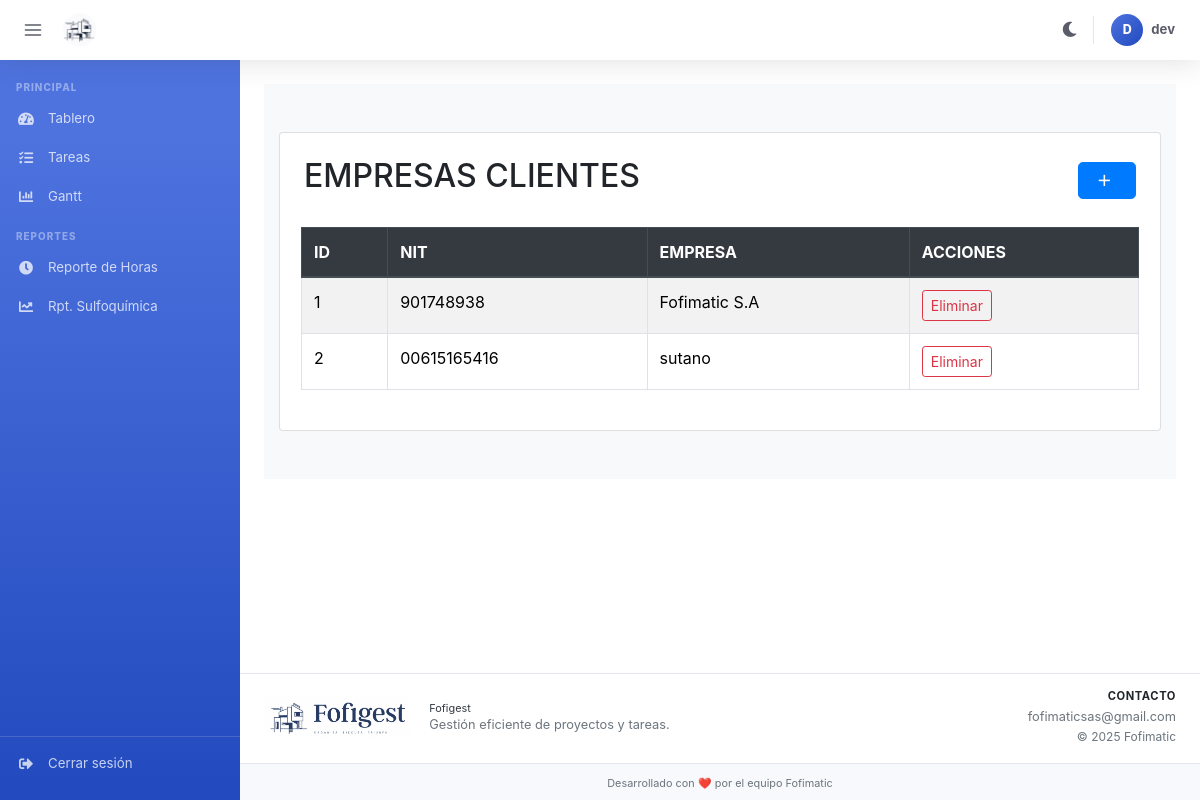
/empresa (signed in), run on the app's committed database.
### models/models.py (models this page shows, shortened)
class Usuarios(UserMixin,db.Model):
    __tablename__ = 'usuarios'
    id = db.Column(db.Integer, primary_key=True)
    nombres = db.Column(db.String(50))
    apellidos = db.Column(db.String(50))
    correo = db.Column(db.String(100), unique=True)
    contraseña = db.Column(db.String(256))  # Ampliado para hashes werkzeug
    empresa = db.Column(db.String(50))
    permisos = db.Column(db.String(20))
    otp_code = db.Column(db.String(6), nullable=True)
    otp_expiry = db.Column(db.DateTime, nullable=True)

class Empresas(db.Model):
    id = db.Column(db.Integer, primary_key=True)
    nit = db.Column(db.String(20), nullable=False, unique=True)
    empresa = db.Column(db.String(100), nullable=False)

### app.py (the view, shortened to what this page needs)
@app.route('/empresa', methods=['GET', 'POST'])
@login_required
def empresa():
    form = EmpresaForm()
    host = config.config["host"]
    empresas = models.Empresas.query.all()
    return render_template('empresas.html', empresas=empresas, form=form,host=host)

### app.py (called while the page is built)
@login_manager.user_loader
def load_user(user_id):
    return models.Usuarios.query.get(int(user_id))

@app.context_processor
def inject_user():
    return dict(username=session.get('username'))

### templates/empresas.html (shortened to what this page needs)
{% extends 'Base.html' %}
{% block content %}
<link href="https://stackpath.bootstrapcdn.com/bootstrap/4.5.2/css/bootstrap.min.css" rel="stylesheet">
<div class="container-fluid bg-light py-5">
    <div class="card p-4">
        <div class="d-flex justify-content-between align-items-center mb-4">
            <h2 class="text-center">EMPRESAS CLIENTES</h2>
            <button type="button" class="btn btn-primary btn-lg" data-bs-toggle="modal" data-bs-target="#Nueva_empresas">
                <span class="material-icons-outlined">add</span>
            </button>
        </div>
        <div class="row">
            <div class="table-responsive">
                <table class="table table-bordered table-striped table-hover" id="dataTable" width="100%" cellspacing="0">
                    <thead class="thead-dark">
                        <tr>
                            <th class="id-column">ID</th>
                            <th>NIT</th>
                            <th>EMPRESA</th>
                            <th>ACCIONES</th>
                        </tr>
                    </thead>
                    <tbody>
                        {% for empresa in empresas %}
                        <tr>
                            <td class="id-column">{{ empresa.id }}</td>
                            <td>{{ empresa.nit }}</td>
                            <td>{{ empresa.empresa }}</td>
                            <td>
                                <button type="button" onclick="deleteEmpresa({{ empresa.id }})" class="btn btn-sm btn-outline-danger eliminar-btn">
                                    <span class="desktop-text">Eliminar</span>
                                </button>
                            </td>
                        </tr>
                        {% endfor %}
                    </tbody>
                </table>
            </div>
        </div>
    </div>
</div>
{% endblock %}

### templates/Base.html (shortened to what this page needs)
<!doctype html>
<html lang="es">
<head>
  <link rel="stylesheet" href="https://cdnjs.cloudflare.com/ajax/libs/font-awesome/5.15.4/css/all.min.css">
  <link href="https://cdn.jsdelivr.net/npm/bootstrap@5.3.3/dist/css/bootstrap.min.css" rel="stylesheet">
  <link rel="stylesheet" href="https://unpkg.com/frappe-gantt/dist/frappe-gantt.css">
</head>
<body>
  <div id="page-content" style="display:none">
    <nav class="topbar" role="banner" aria-label="Barra de navegación superior">
      <button class="topbar-toggle" id="sidebar-toggle"
              aria-label="Alternar menú lateral" title="Alternar menú">
        <svg viewBox="0 0 24 24" fill="none" stroke-width="2"
             stroke-linecap="round" stroke-linejoin="round">
          <line x1="3" y1="6"  x2="21" y2="6"/>
          <line x1="3" y1="12" x2="21" y2="12"/>
          <line x1="3" y1="18" x2="21" y2="18"/>
        </svg>
      </button>
      <a href="/" class="topbar-brand" aria-label="Fofigest — Inicio">
        <img src="{{ url_for('static', filename='img/logo_F-Photoroom.png') }}"
             class="topbar-logo" alt="Fofigest logo">
      </a>
      <div class="topbar-actions">
        <button class="topbar-btn" id="modoToggle"
                onclick="alternarModo()" title="Alternar modo oscuro / claro"
                aria-label="Alternar modo oscuro">
          <i class="fas fa-moon"></i>
        </button>
        <a href="logout" class="topbar-user" title="Cerrar sesión">
          <div class="topbar-avatar">
            {{ session.get('username', '?')[0] | upper }}
          </div>
          <span class="topbar-username">
            {{ session.get('username', '') }}
          </span>
        </a>
      </div>
    </nav>
    <div class="app-body">
      {% if session.get('username') == "admin" %}
      <aside class="sidebar" id="sidebar" aria-label="Navegación principal">
        <nav class="sidebar-nav">
          <ul class="sidebar-menu sidebar-body">
            <li class="sidebar-heading">Principal</li>
            <li class="sidebar-item">
              <a class="sidebar-link" href="tablero" data-tooltip="Tablero">
                <i class="fas fa-tachometer-alt sidebar-icon"></i>
                <span class="sidebar-label">Tablero</span>
              </a>
            </li>
            <li class="sidebar-item">
              <a class="sidebar-link" href="tareas" data-tooltip="Tareas">
                <i class="fas fa-tasks sidebar-icon"></i>
                <span class="sidebar-label">Tareas</span>
              </a>
            </li>
            <li class="sidebar-item">
              <a class="sidebar-link" href="proyectos" data-tooltip="Proyectos">
                <i class="fas fa-project-diagram sidebar-icon"></i>
                <span class="sidebar-label">Proyectos</span>
              </a>
            </li>
            <li class="sidebar-item">
              <a class="sidebar-link" href="gannt" data-tooltip="Gantt">
                <i class="fas fa-chart-bar sidebar-icon"></i>
                <span class="sidebar-label">Gantt</span>
              </a>
            </li>
            <li class="sidebar-heading">Reportes</li>
            <li class="sidebar-item">
              <a class="sidebar-link"
                 href="/Reporte-Horas{{ session['empresa'] }}"
                 data-tooltip="Reporte de Horas">
                <i class="fas fa-clock sidebar-icon"></i>
                <span class="sidebar-label">Reporte de Horas</span>
              </a>
            </li>
            <li class="sidebar-item">
              <a class="sidebar-link"
                 href="reporte_horas_sulfoquimica"
                 data-tooltip="Reporte Sulfoquímica">
                <i class="fas fa-chart-line sidebar-icon"></i>
                <span class="sidebar-label">Rpt. Sulfoquímica</span>
              </a>
            </li>
            <li class="sidebar-heading">Administración</li>
            <li class="sidebar-item">
              <a class="sidebar-link" href="empresa" data-tooltip="Empresas">
                <i class="fas fa-building sidebar-icon"></i>
                <span class="sidebar-label">Empresas</span>
              </a>
            </li>
            <li class="sidebar-item">
              <a class="sidebar-link" href="usuarios_admin" data-tooltip="Usuarios">
                <i class="fas fa-users-cog sidebar-icon"></i>
                <span class="sidebar-label">Usuarios</span>
              </a>
            </li>
            <li class="sidebar-item">
              <a class="sidebar-link" href="upload" data-tooltip="Tareas Masivas">
                <i class="fas fa-database sidebar-icon"></i>
                <span class="sidebar-label">Tareas Masivas</span>
              </a>
            </li>
            <li class="sidebar-item">
              <a class="sidebar-link" href="download-backup" data-tooltip="Descarga DB">
                <i class="fas fa-download sidebar-icon"></i>
                <span class="sidebar-label">Descarga DB</span>
              </a>
            </li>
            <li class="sidebar-item">
              <a class="sidebar-link" href="log" data-tooltip="Log del sistema">
                <i class="fas fa-file-alt sidebar-icon"></i>
                <span class="sidebar-label">Log del sistema</span>
              </a>
            </li>
          </ul>
          <div class="sidebar-footer">
            <ul class="sidebar-menu">
              <li class="sidebar-item">
                <a class="sidebar-link" href="logout" data-tooltip="Cerrar sesión">
                  <i class="fas fa-sign-out-alt sidebar-icon"></i>
                  <span class="sidebar-label">Cerrar sesión</span>
                </a>
              </li>
            </ul>
          </div>
        </nav>
      </aside>
      {% elif session.get('username') == "dev" %}
      <aside class="sidebar" id="sidebar" aria-label="Navegación principal">
        <nav class="sidebar-nav">
          <ul class="sidebar-menu sidebar-body">
            <li class="sidebar-heading">Principal</li>
            <li class="sidebar-item">
              <a class="sidebar-link" href="tablero" data-tooltip="Tablero">
                <i class="fas fa-tachometer-alt sidebar-icon"></i>
                <span class="sidebar-label">Tablero</span>
              </a>
            </li>
            <li class="sidebar-item">
              <a class="sidebar-link" href="tareas" data-tooltip="Tareas">
                <i class="fas fa-tasks sidebar-icon"></i>
                <span class="sidebar-label">Tareas</span>
              </a>
            </li>
            <li class="sidebar-item">
              <a class="sidebar-link" href="gannt" data-tooltip="Gantt">
                <i class="fas fa-chart-bar sidebar-icon"></i>
                <span class="sidebar-label">Gantt</span>
              </a>
            </li>
            <li class="sidebar-heading">Reportes</li>
            <li class="sidebar-item">
              <a class="sidebar-link"
                 href="/Reporte-Horas{{ session['empresa'] }}"
                 data-tooltip="Reporte de Horas">
                <i class="fas fa-clock sidebar-icon"></i>
                <span class="sidebar-label">Reporte de Horas</span>
              </a>
            </li>
            <li class="sidebar-item">
              <a class="sidebar-link"
                 href="reporte_horas_sulfoquimica"
                 data-tooltip="Reporte Sulfoquímica">
                <i class="fas fa-chart-line sidebar-icon"></i>
                <span class="sidebar-label">Rpt. Sulfoquímica</span>
              </a>
            </li>
          </ul>
          <div class="sidebar-footer">
            <ul class="sidebar-menu">
              <li class="sidebar-item">
                <a class="sidebar-link" href="logout" data-tooltip="Cerrar sesión">
                  <i class="fas fa-sign-out-alt sidebar-icon"></i>
                  <span class="sidebar-label">Cerrar sesión</span>
                </a>
              </li>
            </ul>
          </div>
        </nav>
      </aside>
      {% endif %}
      <main class="main-content {% if not session.get('username') %}no-sidebar{% endif %}"
            id="main-content" role="main">
        <div class="content-wrapper">
          {% block content %}{% endblock %}
        </div>
        <footer>
          <div class="container-fluid px-4 py-3">
            <div class="row align-items-center">
              <div class="col-lg-6 mb-3 mb-lg-0 d-flex align-items-center gap-3">
                <img src="{{ url_for('static', filename='img/Fofigest.png') }}"
                     alt="Fofigest" style="max-height:46px">
                <div>
                  <h5 class="mb-0 text-dark small">Fofigest</h5>
                  <p class="mb-0 text-muted" style="font-size:.8rem">
                    Gestión eficiente de proyectos y tareas.
                  </p>
                </div>
              </div>
              <div class="col-lg-3 offset-lg-3 text-start text-lg-end">
                <h5 class="text-uppercase mb-1" style="font-size:.7rem;letter-spacing:.05em">Contacto</h5>
                <a href="mailto:fofimaticsas@gmail.com"
                   class="text-muted text-decoration-none d-block" style="font-size:.8rem">
                  fofimaticsas@gmail.com
                </a>
                <span class="text-muted" style="font-size:.75rem">© 2025 Fofimatic</span>
              </div>
            </div>
          </div>
          <div class="text-center py-2"
               style="background:var(--bg-page);border-top:1px solid var(--border-color)">
            <small class="text-muted">Desarrollado con ❤️ por el equipo Fofimatic</small>
          </div>
        </footer>
      </main>
    </div>
  </div>
      {% set msgs = get_flashed_messages() %}
</body>
</html>

### templates/empresas.html (style rules this page uses)
@media (min-width: 769px) { .desktop-text { display: inline; } }
.btn-primary { background-color: #007bff; border-color: #007bff; display: flex; align-items: center; justify-content: center; }
.btn-primary .material-icons-outlined { font-size: 1.2rem; margin-right: 5px; }

### data on the page
Usuarios: get "dev"
Empresas: id "1", nit "901748938", empresa "Fofimatic S.A"
Empresas: id "2", nit "00615165416", empresa "sutano"

### other printed values
{{ session.get('username', '?')[0] | upper }} "D"
